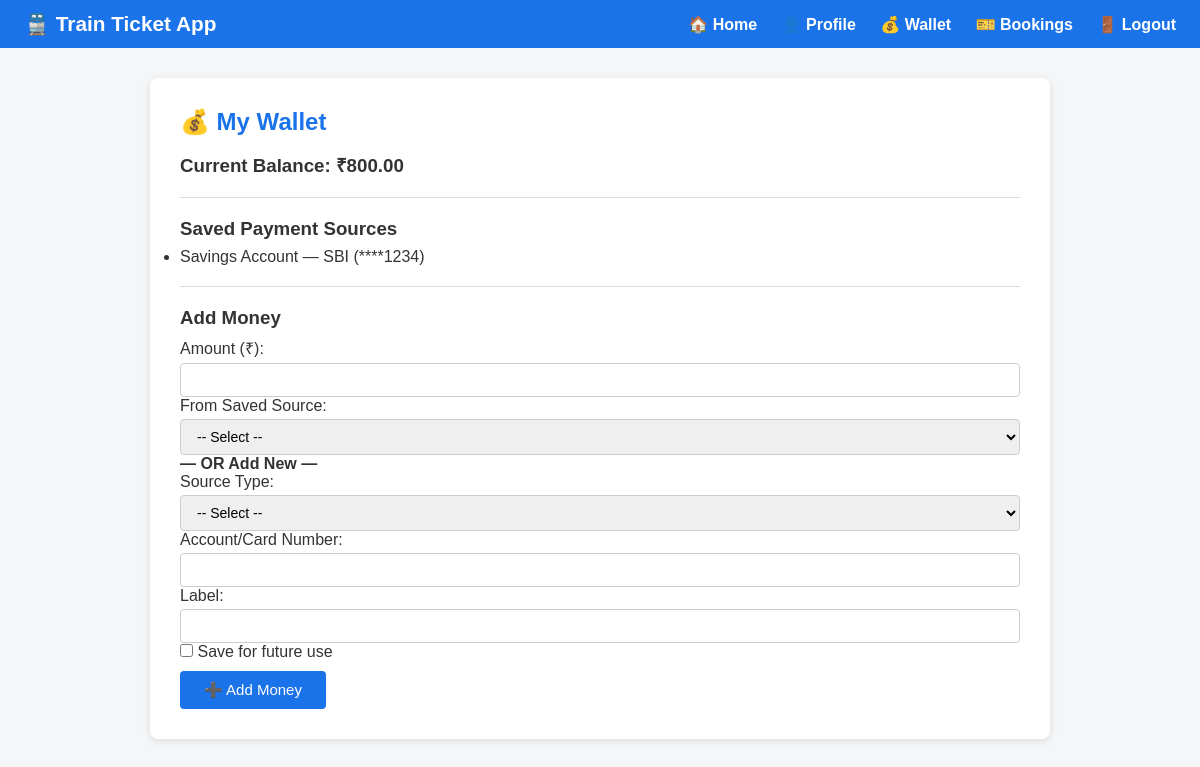
The page /wallet/ (signed in) on the database its author committed.
### wallet/models.py (models this page shows, shortened)
class Wallet(models.Model):
    user = models.OneToOneField(User, on_delete=models.CASCADE)
    balance = models.DecimalField(max_digits=10, decimal_places=2, default=0.00)
    updated_at = models.DateTimeField(auto_now=True)

class PaymentSource(models.Model):
    SOURCE_TYPES = [
        ('savings', 'Savings Account'),
        ('credit', 'Credit Card'),
    ]
    user = models.ForeignKey(User, on_delete=models.CASCADE)
    source_type = models.CharField(max_length=10, choices=SOURCE_TYPES)
    account_number = models.CharField(max_length=20)
    label = models.CharField(max_length=50, blank=True)
    is_default = models.BooleanField(default=False)

### wallet/views.py (the view, shortened to what this page needs)
# urls.py: path('', views.wallet_view, name='wallet'),
@login_required(login_url='login')
def wallet_view(request):
    wallet, created = Wallet.objects.get_or_create(user=request.user)
    form = AddMoneyForm(user=request.user, data=request.POST or None)
    sources = PaymentSource.objects.filter(user=request.user)
    return render(request, 'wallet/wallet.html', {
        'wallet': wallet,
        'form': form,
        'sources': sources,
    })

### wallet/forms.py
class AddMoneyForm(forms.Form):
    amount = forms.DecimalField(max_digits=10, decimal_places=2, min_value=1)
    source = forms.ModelChoiceField(queryset=PaymentSource.objects.none(), required=False)
    new_source_type = forms.ChoiceField(
        choices=[('', '-- Select --'), ('savings', 'Savings Account'), ('credit', 'Credit Card')],
        required=False
    )
    new_account_number = forms.CharField(max_length=20, required=False)
    new_label = forms.CharField(max_length=50, required=False)
    save_source = forms.BooleanField(required=False)
    def __init__(self, user, *args, **kwargs):
        super().__init__(*args, **kwargs)
        self.fields['source'].queryset = PaymentSource.objects.filter(user=user)

### wallet/templates/wallet/wallet.html (shortened to what this page needs)
{% extends 'base.html' %}
{% block content %}
  <h2>💰 My Wallet</h2>
  <h3>Current Balance: ₹{{ wallet.balance }}</h3>
  <hr>
  <h3>Saved Payment Sources</h3>
  {% if sources %}
    <ul>{% for s in sources %}
      <li>{{ s.get_source_type_display }} — {{ s.label }} (****{{ s.account_number|slice:"-4:" }})</li>
    {% endfor %}</ul>
  {% else %}
    <p>No saved sources yet.</p>
  {% endif %}
  <hr>
  <h3>Add Money</h3>
  <form method="POST">
    <p><label>Amount (₹):</label>
      <input type="number" name="amount" min="1" step="0.01" required>
    </p>
    {% if sources %}
    <p><label>From Saved Source:</label>
      <select name="source">
        <option value="">-- Select --</option>
      </select>
    </p>
    <p><strong>— OR Add New —</strong></p>
    {% endif %}
    <p><label>Source Type:</label>
      <select name="new_source_type">
        <option value="">-- Select --</option>
      </select>
    </p>
    <p><label>Account/Card Number:</label>
      <input type="text" name="new_account_number">
    </p>
    <p><label>Label:</label>
      <input type="text" name="new_label">
    </p>
    <p><input type="checkbox" name="save_source"> Save for future use</p>
    <button type="submit">➕ Add Money</button>
  </form>
{% endblock %}

### templates/base.html (style rules this page uses)
* { box-sizing: border-box; margin: 0; padding: 0; }
body { font-family: Arial, sans-serif; background: #f4f6f8; color: #333; }
h2 { margin-bottom: 16px; color: #1a73e8; }
h3 { margin: 16px 0 8px; }
input[type=text], input[type=email], input[type=password], input[type=number], input[type=date], select, textarea { width: 100%; padding: 8px 12px; margin-top: 4px; border: 1px solid #ccc; border-radius: 4px; font-size: 14px; }
button[type=submit], .btn { background: #1a73e8; color: white; padding: 10px 24px; border: none; border-radius: 4px; cursor: pointer; font-size: 15px; margin-top: 10px; }
hr { margin: 20px 0; border: none; border-top: 1px solid #ddd; }

### rows shown on the page
Wallet: balance "800.00"
PaymentSource: source_type "Savings Account", label "SBI", account_number "1234"
